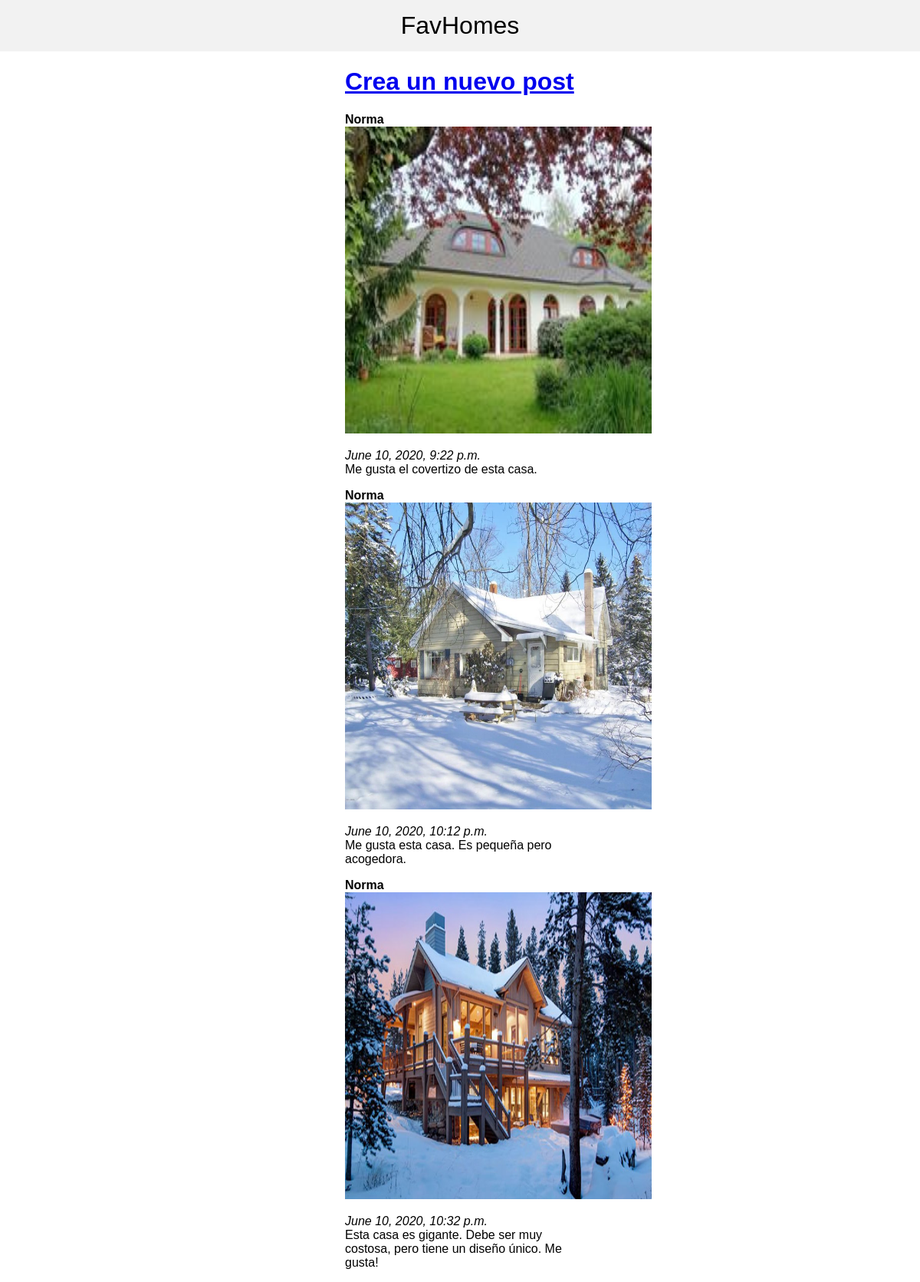
The page / on the database its author committed.
### posts/models.py (models this page shows)
class Post(models.Model):
    image = models.ImageField()
    description = models.TextField()
    author = models.ForeignKey(User, on_delete=models.CASCADE)
    created = models.DateTimeField(auto_now_add=True)
    modified = models.DateTimeField(auto_now=True)

### posts/views.py (the view)
# urls.py: path('', PostList.as_view(), name='list'),
class PostList(ListView):
    model = Post

### posts/templates/posts/post_list.html
{% extends 'posts/base.html' %}
{% block content %}
    <a href="{% url 'new' %}"><h1>Crea un nuevo post</h1></a>
    {% for post in object_list %}
    <strong>{{ post.author.username }}</strong><br>
    <img src="{{ post.image.url }}" width=400 height=400>
    <p><em>{{ post.created }}</em><br>{{ post.description }}</p>
    {% endfor %}
{% endblock %}

### posts/templates/posts/base.html (shortened to what this page needs)
<!DOCTYPE html>
<html lang="en">
<head>
</head>
<body>
    <div class="header">
        <a href="/">FavHomes</a>
    </div>
    <div class="container">
        {% block content %}
        {% endblock %}
    </div>
</body>
</html>

### posts/templates/posts/base.html (style rules this page uses)
body { font-family:sans-serif; margin: 0; }
.container { width: 25%; margin: auto; }
.header { padding: 15px; text-align: center; font-size: 2em; background: #f2f2f2; margin-bottom: 15px; }
.header > a { color: inherit; text-decoration: none; }

### rows shown on the page
Post: author.username "Norma", image (picture), created "June 10, 2020, 9:22 p.m.", description "Me gusta el covertizo de esta casa."
Post: author.username "Norma", image (picture), created "June 10, 2020, 10:12 p.m.", description "Me gusta esta casa. Es pequeña pero acogedora."
Post: author.username "Norma", image (picture), created "June 10, 2020, 10:32 p.m.", description "Esta casa es gigante. Debe ser muy costosa, pero tiene un diseño único. Me gusta!"
